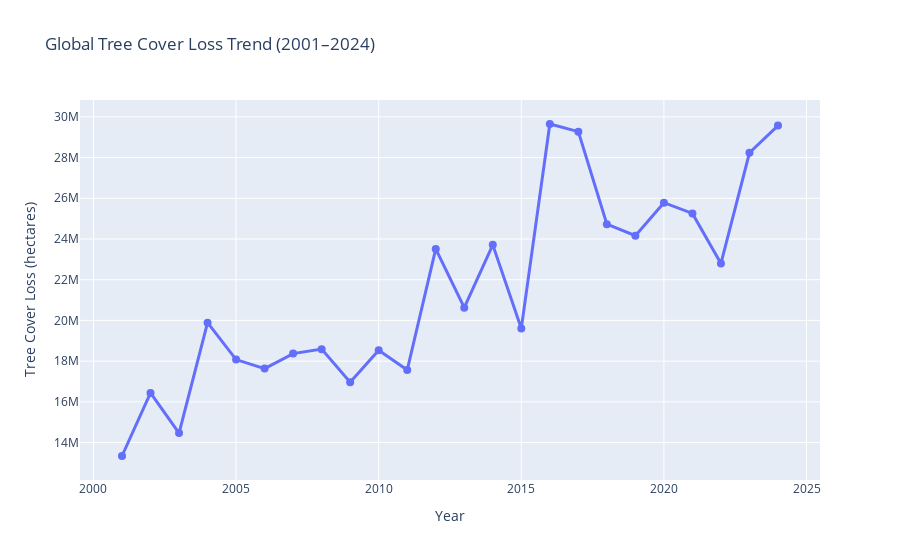

Notebook source saved alongside this figure:
### Markdown cell above
## 1. Global Forest Loss Trends

### Code cell
yearly_loss = df.groupby("year", as_index=False)["tree_cover_loss_ha"].sum()

fig = px.line(yearly_loss, x="year", y="tree_cover_loss_ha",
              title="Global Tree Cover Loss Trend (2001–2024)",
              labels={"tree_cover_loss_ha": "Tree Cover Loss (hectares)", "year": "Year"},
              markers=True)
fig.update_traces(line_width=3, marker_size=8)
fig.show()

### Figure 1 — Plotly figure (JSON) as saved in the notebook; plotly's stock layout.template omitted (floating-point values rounded to 4 significant figures)
{"data": [{"hovertemplate": "Year=%{x}<br>Tree Cover Loss (hectares)=%{y}<extra></extra>", "legendgroup": "", "line": {"color": "#636efa", "dash": "solid", "width": 3}, "marker": {"symbol": "circle", "size": 8}, "mode": "lines+markers", "name": "", "orientation": "v", "showlegend": false, "x": [2001, 2002, 2003, 2004, 2005, 2006, 2007, 2008, 2009, 2010, 2011, 2012, 2013, 2014, 2015, 2016, 2017, 2018, 2019, 2020, 2021, 2022, 2023, 2024], "xaxis": "x", "y": [13340000.0, 16440000.0, 14460000.0, 19890000.0, 18080000.0, 17630000.0, 18370000.0, 18590000.0, 16970000.0, 18540000.0, 17560000.0, 23510000.0, 20630000.0, 23710000.0, 19610000.0, 29650000.0, 29270000.0, 24730000.0, 24160000.0, 25780000.0, 25250000.0, 22800000.0, 28230000.0, 29570000.0], "yaxis": "y", "type": "scatter"}], "layout": {"xaxis": {"anchor": "y", "domain": [0.0, 1.0], "title": {"text": "Year"}}, "yaxis": {"anchor": "x", "domain": [0.0, 1.0], "title": {"text": "Tree Cover Loss (hectares)"}}, "legend": {"tracegroupgap": 0}, "title": {"text": "Global Tree Cover Loss Trend (2001–2024)"}}}
